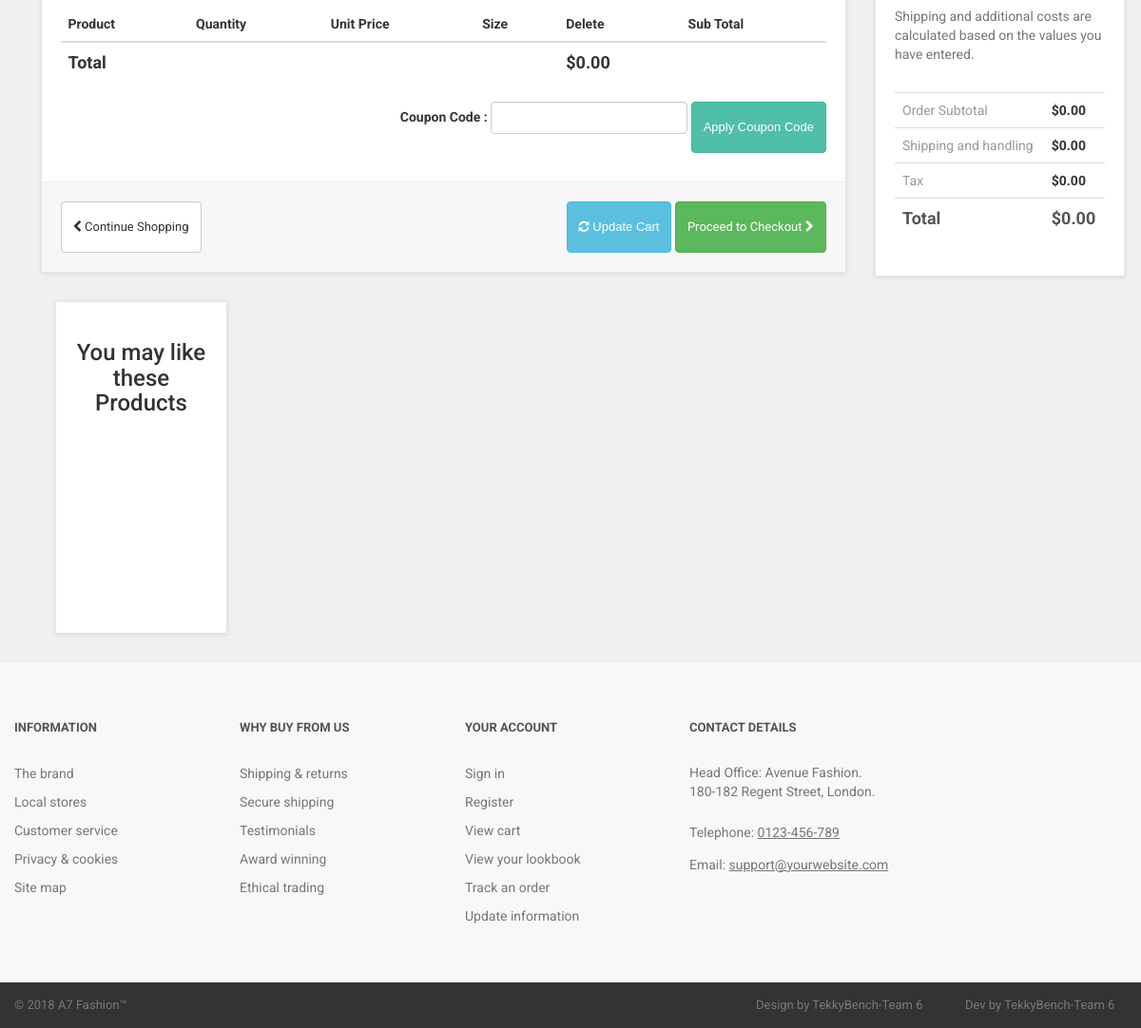
Page /cart.php (lower part) on the earlier database version.
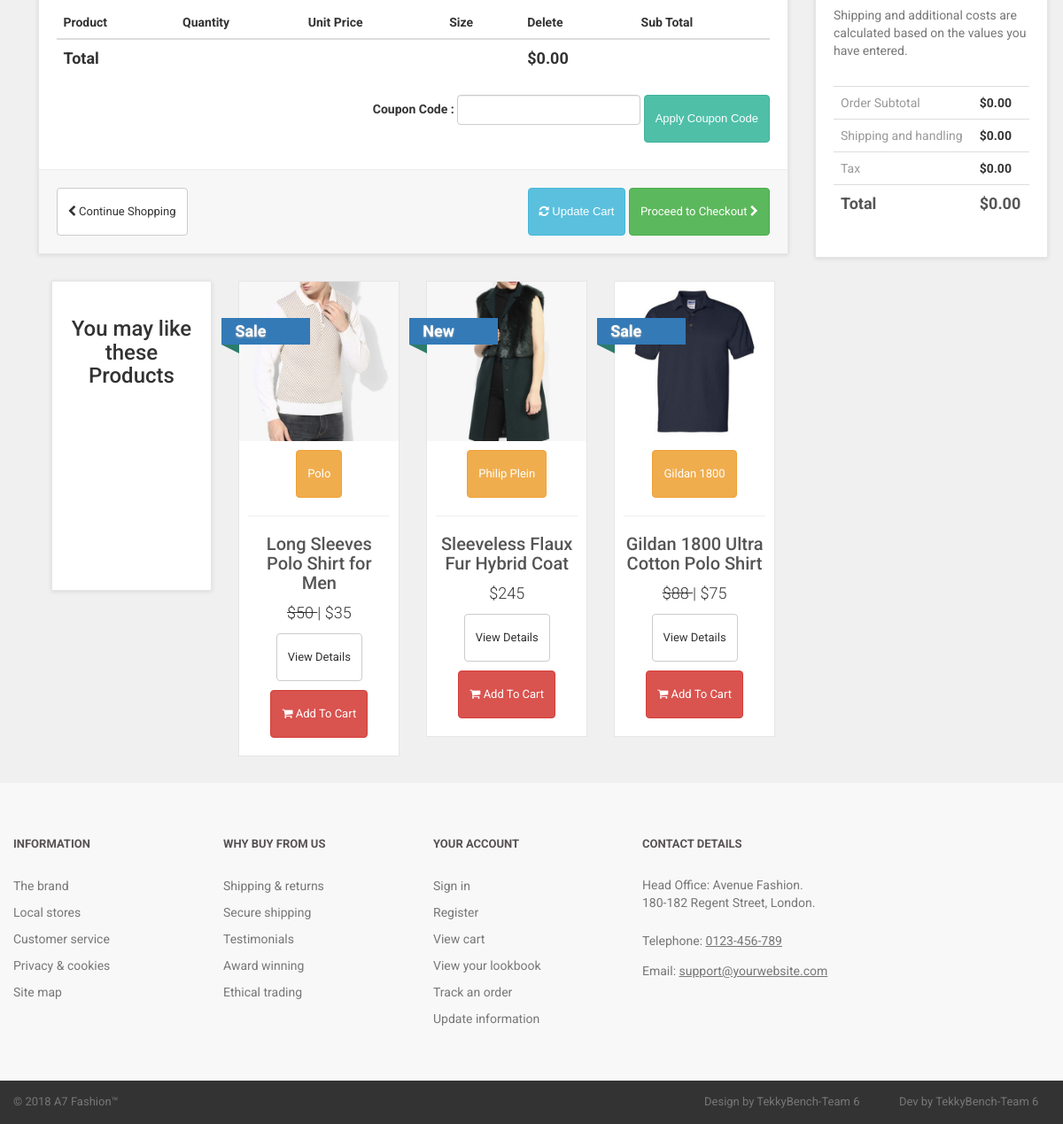
Same page on the later database version.
### tables this page shows
CREATE TABLE `products` (
  `product_id` int(10) NOT NULL,
  `p_cat_id` int(10) NOT NULL,
  `cat_id` int(10) NOT NULL,
  `manufacturer_id` int(10) NOT NULL,
  `date` timestamp NOT NULL DEFAULT current_timestamp() ON UPDATE current_timestamp(),
  `product_title` text NOT NULL,
  `product_url` text NOT NULL,
  `product_img1` text NOT NULL,
  `product_img2` text NOT NULL,
  `product_img3` text NOT NULL,
  `product_price` int(10) NOT NULL,
  `product_psp_price` int(100) NOT NULL,
  `product_desc` text NOT NULL,
  `product_features` text NOT NULL,
  `product_video` text NOT NULL,
  `product_keywords` text NOT NULL,
  `product_label` text NOT NULL,
  `status` varchar(255) NOT NULL
);

CREATE TABLE `manufacturers` (
  `manufacturer_id` int(10) NOT NULL,
  `manufacturer_title` text NOT NULL,
  `manufacturer_top` text NOT NULL,
  `manufacturer_image` text NOT NULL
);

### cart.php (the view, shortened to what this page needs)
<?php
include("includes/db.php");
include("includes/header.php");
include("functions/functions.php");
include("includes/main.php");
?>
<div id="content" >
<div class="container" >
<div class="col-md-9" id="cart" >
<div class="box" >
<form action="cart.php" method="post" enctype="multipart-form-data" >
<div class="table-responsive" >
<table class="table" >
<thead>
<tr>
<th colspan="2" >Product</th>
<th>Quantity</th>
<th>Unit Price</th>
<th>Size</th>
<th colspan="1">Delete</th>
<th colspan="2"> Sub Total </th>
</tr>
</thead>
<?php
$total = 0;
?>
<tfoot>
<tr>
<th colspan="5"> Total </th>
<th colspan="2"> $<?php echo $total; ?>.00 </th>
</tr>
</tfoot>
</table>
<div class="form-inline pull-right">
<div class="form-group">
<label>Coupon Code : </label>
<input type="text" name="code" class="form-control">
</div>
<input class="btn btn-primary" type="submit" name="apply_coupon" value="Apply Coupon Code" >
</div>
</div>
<div class="box-footer">
<div class="pull-left">
<a href="index.php" class="btn btn-default">
<i class="fa fa-chevron-left"></i> Continue Shopping
</a>
</div>
<div class="pull-right">
<button class="btn btn-info" type="submit" name="update" value="Update Cart">
<i class="fa fa-refresh"></i> Update Cart
</button>
<a href="checkout.php" class="btn btn-success">
Proceed to Checkout <i class="fa fa-chevron-right"></i>
</a>
</div>
</div>
</form>
</div>
<div id="row same-height-row">
<div class="col-md-3 col-sm-6">
<div class="box same-height headline">
<h3 class="text-center"> You may like these Products </h3>
</div>
</div>
<?php
$get_products = "select * from products order by rand() LIMIT 0,3";
$run_products = mysqli_query($con,$get_products);
while($row_products=mysqli_fetch_array($run_products)){
$pro_title = $row_products['product_title'];
$pro_price = $row_products['product_price'];
$pro_img1 = $row_products['product_img1'];
$pro_label = $row_products['product_label'];
$manufacturer_id = $row_products['manufacturer_id'];
$get_manufacturer = "select * from manufacturers where manufacturer_id='$manufacturer_id'";
$run_manufacturer = mysqli_query($db,$get_manufacturer);
$row_manufacturer = mysqli_fetch_array($run_manufacturer);
$manufacturer_name = $row_manufacturer['manufacturer_title'];
$pro_psp_price = $row_products['product_psp_price'];
$pro_url = $row_products['product_url'];
if($pro_label == "Sale" or $pro_label == "Gift"){
$product_price = "<del> $$pro_price </del>";
$product_psp_price = "| $$pro_psp_price";
}
else{
$product_psp_price = "";
$product_price = "$$pro_price";
}
if($pro_label == ""){
}
else{
$product_label = "
<a class='label sale' href='#' style='color:black;'>
<div class='thelabel'>$pro_label</div>
<div class='label-background'> </div>
</a>
";
}
echo "
<div class='col-md-3 col-sm-6 center-responsive' >
<div class='product' >
<a href='$pro_url' >
<img src='admin_area/product_images/$pro_img1' class='img-responsive' >
</a>
<div class='text' >
<center>
<p class='btn btn-warning'> $manufacturer_name </p>
</center>
<hr>
<h3><a href='$pro_url' >$pro_title</a></h3>
<p class='price' > $product_price $product_psp_price </p>
<p class='buttons' >
<a href='$pro_url' class='btn btn-default' >View Details</a>
<a href='$pro_url' class='btn btn-danger'>
<i class='fa fa-shopping-cart'></i> Add To Cart
</a>
</p>
</div>
$product_label
</div>
</div>
";
}
?>
</div>
</div>
<div class="col-md-3">
<div class="box" id="order-summary">
<p class="text-muted">
Shipping and additional costs are calculated based on the values you have entered.
</p>
<div class="table-responsive">
<table class="table">
<tbody>
<tr>
<td> Order Subtotal </td>
<th> $<?php echo $total; ?>.00 </th>
</tr>
<tr>
<td> Shipping and handling </td>
<th>$0.00</th>
</tr>
<tr>
<td>Tax</td>
<th>$0.00</th>
</tr>
<tr class="total">
<td>Total</td>
<th>$<?php echo $total; ?>.00</th>
</tr>
</tbody>
</table>
</div>
</div>
</div>
</div>
</div>
<?php
include("includes/footer.php");
?>
</body>
</html>

Differences in the rows shown:
added products: product_img1 (picture), manufacturer.manufacturer_title "Polo", product_title "Long Sleeves Polo Shirt for Men", product_price "50", product_psp_price "| $35", product_label "Sale"
added products: product_img1 (picture), manufacturer.manufacturer_title "Philip Plein", product_title "Sleeveless Flaux Fur Hybrid Coat", product_price "$245", product_label "New"
added products: product_img1 (picture), manufacturer.manufacturer_title "Gildan 1800", product_title "Gildan 1800 Ultra Cotton Polo Shirt", product_price "88", product_psp_price "| $75", product_label "Sale"
